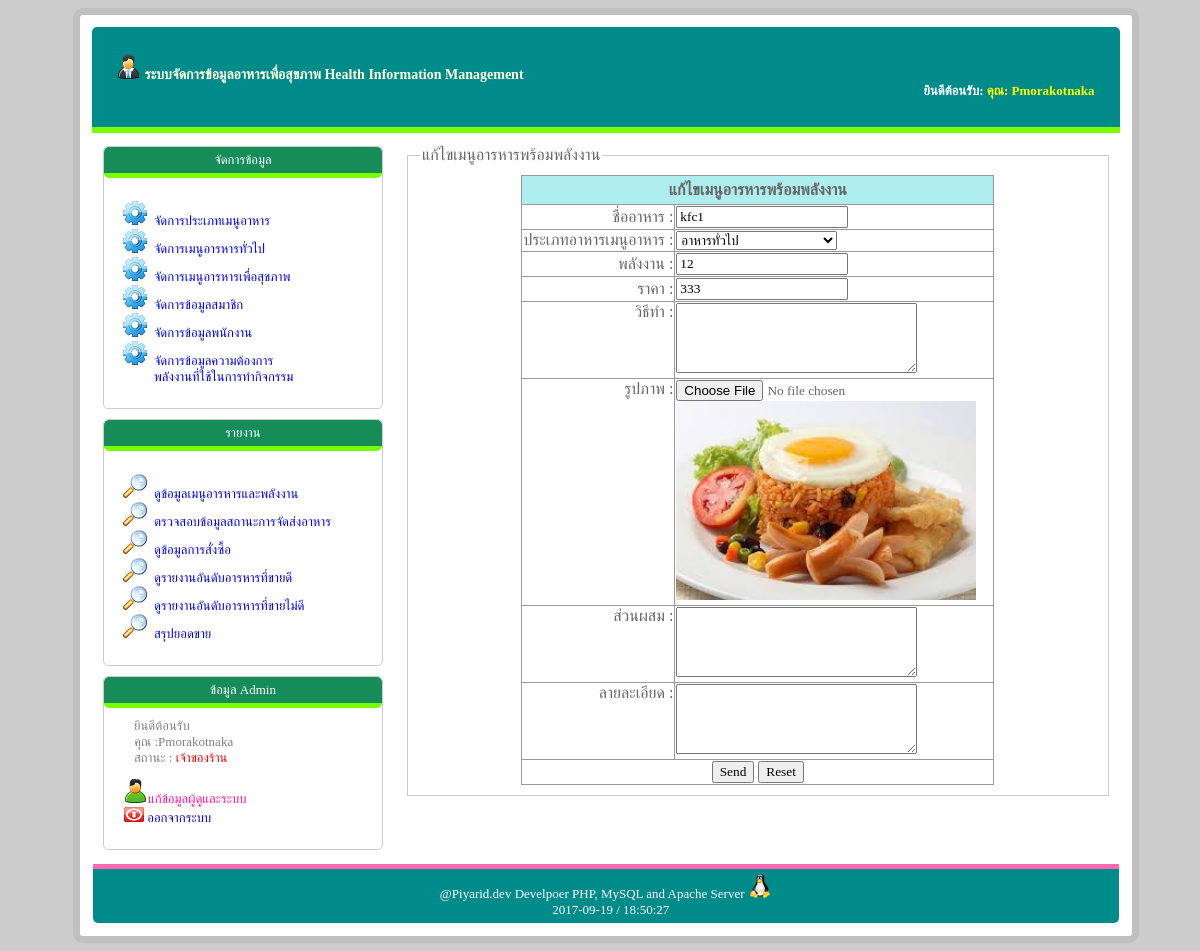
The page /back_end/home.php?url=update_food&food_id=52 (signed in) on the database its author committed.
### tables this page shows
CREATE TABLE `food` (
  `food_id` int(5) NOT NULL auto_increment,
  `food_name` varchar(20) NOT NULL,
  `foodtype_id` varchar(5) NOT NULL,
  `food_energy` int(10) NOT NULL,
  `food_price` int(10) NOT NULL,
  `food_howdo` varchar(100) NOT NULL,
  `food_img` varchar(250) NOT NULL,
  `food_rawmaterial` varchar(250) NOT NULL,
  `food_detail` varchar(250) NOT NULL,
  PRIMARY KEY  (`food_id`)
);

### back_end/update_food.php (the view, shortened to what this page needs)
<!DOCTYPE html>
<html>
    <head>
    </head>
    <body>
        <?php
        $food_id = $_GET['food_id'];
        $sql = "SELECT  * FROM food where food_id='$food_id'";
        $result = mysql_query($sql);
        $data = mysql_fetch_array($result);
        ?>
        <fieldset style="border: 1px #cccccc solid;margin: 10px;">
            <legend>
                แก้ไขเมนูอารหารพร้อมพลังงาน
            </legend>
            <div align="center" style="margin-top:5px;margin-buttom:5px;">
                <form method="post" action="update_food_process.php" enctype="multipart/form-data">
                    <table border="1px" width="70%" style="border-collapse:collapse;border: 1px #999 solid;">
                        <tr>
                            <th colspan="2" bgcolor="#AFEEEE" style="padding:5px;">
                                แก้ไขเมนูอารหารพร้อมพลังงาน
                            </th>
                        </tr>
                        <tr>
                            <td width="150px" align="right">ชื่ออาหาร :</td>
                            <td><input type="text" name="food_name" value="<?= $data['food_name'] ?>"></td>
                        </tr>
                        <tr>
                            <td align="right">ประเภทอาหารเมนูอาหาร :</td>
                            <td>
                                <select name="foodtype_id" id="foodtype_id">
                                    <?php
                                    $sql = "select * from foodtype";
                                    $result = mysql_query($sql);
                                    while ($data2 = mysql_fetch_array($result)) {
                                        if ($data['foodtype_id'] == $data2['foodtype_id']) {
                                            echo ""
                                            . "<option value='" . $data2['foodtype_id'] .
                                              "' selected=selected'>" . $data2['foodtype_name'] . "</option>";
                                        } else {
                                            echo ""
                                            . "<option value='" . $data2['foodtype_id'] . "'>" .
                                              $data2['foodtype_name'] . "</option>";
                                        }
                                    }
                                    ?>
                                </select>
                            </td>
                        </tr>
                        <tr>
                            <td align="right">พลังงาน :</td>
                            <td><input type="text" name="food_energy" value="<?=$data['food_energy']?>"></td>
                        </tr>
                        <tr>
                            <td align="right">ราคา :</td>
                            <td><input type="text" name="food_price" value="<?=$data['food_price']?>"></td>
                        </tr>
                        <tr>
                            <td valign="top" align="right">วิธีทำ :</td>
                            <td>
                            <textarea rows="4" cols="30" name="food_howdo">
                                <?php echo $data["food_howdo"];?>
                            </textarea>
                            </td>
                        </tr>
                        <tr>
                            <td align="right" valign="top">รูปภาพ :</td>
                            <td>
                                <input type="file" name="food_img">
                                <img
                                    width="300px" hight="300px"
                                    src="<?php echo "../fileupload/" . $data[food_img];?>"/>
                            </td>
                        </tr>
                        <tr>
                            <td valign="top" align="right">ส่วนผสม :</td>
                            <td>
                                <textarea rows="4" cols="30" name="food_rawmaterial">
                                    <?php echo $data['food_rawmaterial'];?>
                                </textarea>
                            </td>
                        </tr>
                        <tr>
                            <td valign="top" align="right">ลายละเอียด :</td>
                            <td>
                                <textarea rows="4" cols="30" name="food_detail">
                                    <?php echo $data[food_detail]?>
                                </textarea>
                            </td>
                        </tr>
                        <tr align="center">
                            <td colspan="2">
                                <input type="submit" value="Send"/>
                                <input type="reset" value="Reset"/>
                            </td>
                        </tr>
                    </table>
                </form>
            </div>
        </fieldset>
    </body>
</html>

### css/admin.css (style rules this page uses)
body { background-color: #ccc; }
* { font-family: Tahoma ,Waree; }

### rows shown on the page
food: food_name "kfc1", food_energy "12", food_price "333", food_img (picture)

### other values the page prints
$_SESSION["psn_name"] "Pmorakotnaka"
form field foodtype_id "อาหารทั่วไป"
